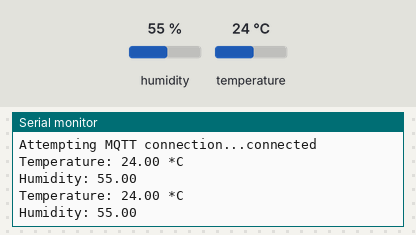
A sketch run on a simulated ESP8266 (NodeMCU). Shown: the last lines printed to the serial monitor. The inputs (shaded band) are chosen by the test bench; at power-on: humidity 55 %, temperature 24 °C. WiFi joins after 1.5 s; servers stay silent unless stated; no MQTT or app messages arrive unless stated.

Above: at 2.7 s.
2.8 s: humidity set to 22 %
At 5.3 s:
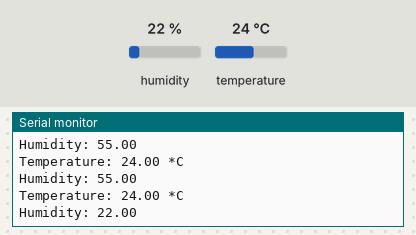
6.6 s: temperature set to 12 °C
At 7.4 s:
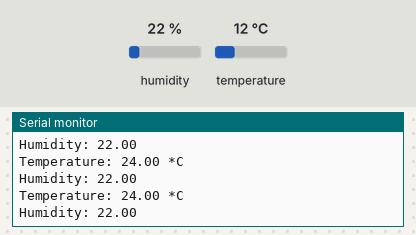
10.4 s: humidity set to 40 %
At 11.2 s:
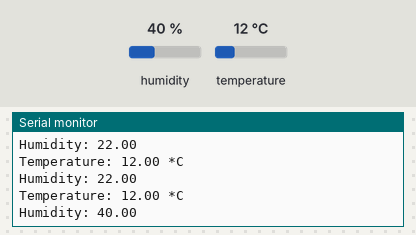
Timing chart, 0 to 13.4 s (numbered marks = the images above; inputs shaded):
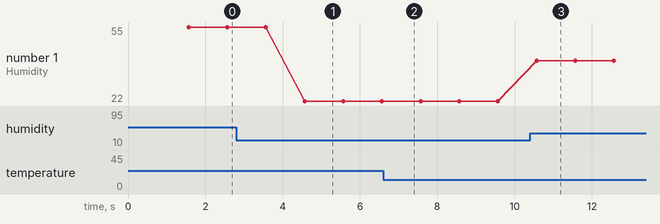

The sketch:

ESP8266_MQTTDASHBOARD.ino
```cpp
/*
 * ESP8266 (nodemcu) + MQTT + DHT for IoT
 * V 1.1 - Ricardo Merces
 */

// Depends on the following Arduino libraries:
// - DHT Sensor Library: https://github.com/adafruit/DHT-sensor-library
// - MQTT Client Library: https://github.com/knolleary/pubsubclient


// Set configuration  for WiFi, MQTT, and DHT
// WiFi        = WIFI_SSID, WIFI_PASS
// MQTT        = MQTT_HOST; MQTT_USER; MQTT_PASS; MQTT_CLIENT_ID
// MQTT Topics = MQTT_TOPIC_TEMP; MQTT_TOPIC_HUMID
// DHT         = DHT_PIN; DHT_SAMPLE_DELAY

// --- WiFi ---
#include <ESP8266WiFi.h>
const char* wifiSSID = "OnlineTPS";                  // Your SSID
const char* wifiPassword = "TPS@12345";              // Your Password
WiFiClient espClient;

// --- MQTT ---
#include <PubSubClient.h>
const char* mqttServer = "broker.mqttdashboard.com";                // iot.eclipse.org
const char* mqttUsername = "swapnil";              // MQTT User
const char* mqttPassword = "TPS@462016";              // MQTT Password
const char* mqttClientId = "clientId-J6zsTinydq";         // Must be unique on the MQTT network
PubSubClient client(espClient);

// --- MQTT Topics ---
const char* temperatureTopic = "MQTT_TOPIC_TEMP";    // TOPIC Temperuture - Ex: home/room/temperature
const char* humidityTopic = "MQTT_TOPIC_HUMID";      // TOPIC HUMIDITY - Ex: home/room/humidity

// --- DHT ---
#include <DHT.h>
#define DHTTYPE DHT22                                // Update this to match your DHT type
const int dhtPin = 0;                          // DHT Pin DATA (D2, ...)
const long sampleDelay = 1000;           // DELAY in Milliseconds - 5000
DHT dht(dhtPin, DHTTYPE);
unsigned long lastSampleTime = 0;

// --- SETUP ---
void setup() {
  Serial.begin(115200);                              // COMMENT TO DISABLE SERIAL
  setupWifi();
  client.setServer(mqttServer, 1883);
}

// --- LOOP ---
void loop() {
  if (!client.connected()) {
    reconnect();
  }
  client.loop();
  measurementTempHumid();
}

// --- AUXILIARY FUNCTIONS ---

// --- SETUP WiFi ---
void setupWifi() {
  delay(10);
  Serial.println();
  Serial.print("Connecting to ");
  Serial.println(wifiSSID);

  WiFi.mode(WIFI_STA);
  WiFi.begin(wifiSSID, wifiPassword);

  while (WiFi.status() != WL_CONNECTED) {
    delay(500);
    Serial.print(".");
  }

  Serial.println("");
  Serial.println("WiFi connected");
  Serial.println("IP address: ");
  Serial.println(WiFi.localIP());
}

// --- MQTT-RECONNECT CLIENT ---
void reconnect() {
  while (!client.connected()) {
    Serial.print("Attempting MQTT connection...");
    if (client.connect(mqttClientId, mqttUsername, mqttPassword)) {
      Serial.println("connected");
    } else {
      Serial.print("failed, rc=");
      Serial.print(client.state());
      Serial.println(" try again in 5 seconds");
      delay(5000);
    }
  }
}

// --- MEASUREMENT TEMPERATURE & HUMIDITY
void measurementTempHumid() {
  unsigned long currentMillis = millis();
  if (currentMillis - lastSampleTime >= sampleDelay) {
    lastSampleTime = currentMillis;
    float humidity = dht.readHumidity();
    float celsius = dht.readTemperature(false);
    client.publish(temperatureTopic, String(celsius).c_str(), true);   // Keep the message on the Broker (true or false)
    Serial.print("Temperature: ");
    Serial.print(celsius);
    Serial.println(" *C");
    client.publish(humidityTopic, String(humidity).c_str(), true);     // Keep the message on the Broker (true or false)
    Serial.print("Humidity: ");
    Serial.println(humidity);
  }
}
```

Measured:
- after the input at 2.8 s, the serial monitor: prints a new line after 1.8 s (image 1)
- after the input at 10.4 s, the serial monitor: prints a new line after 0.17 s (image 3)
- plotted number 1: 55 → 22 after the input at 2.8 s, 22 → 40 after the input at 10.4 s
